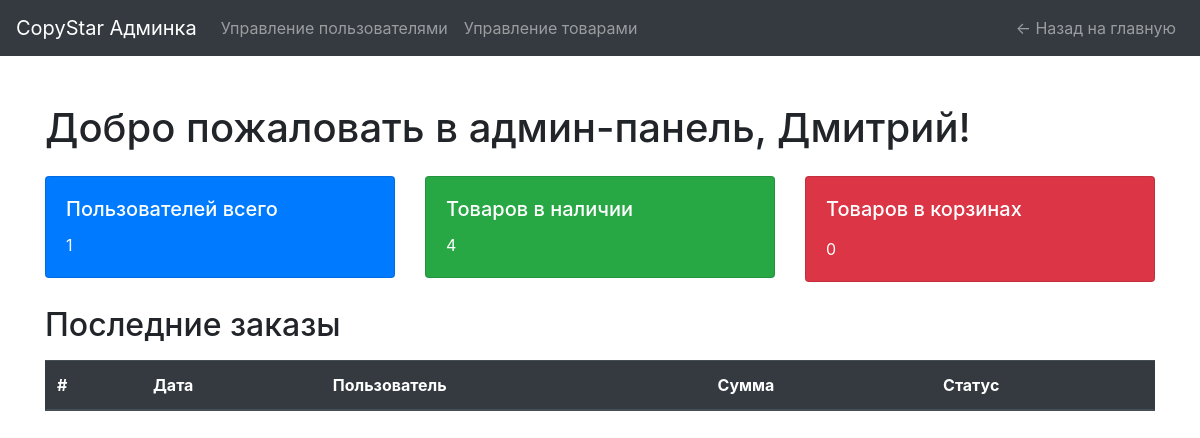
The page /assets/pages/admin.php (signed in) on the database as committed earlier.
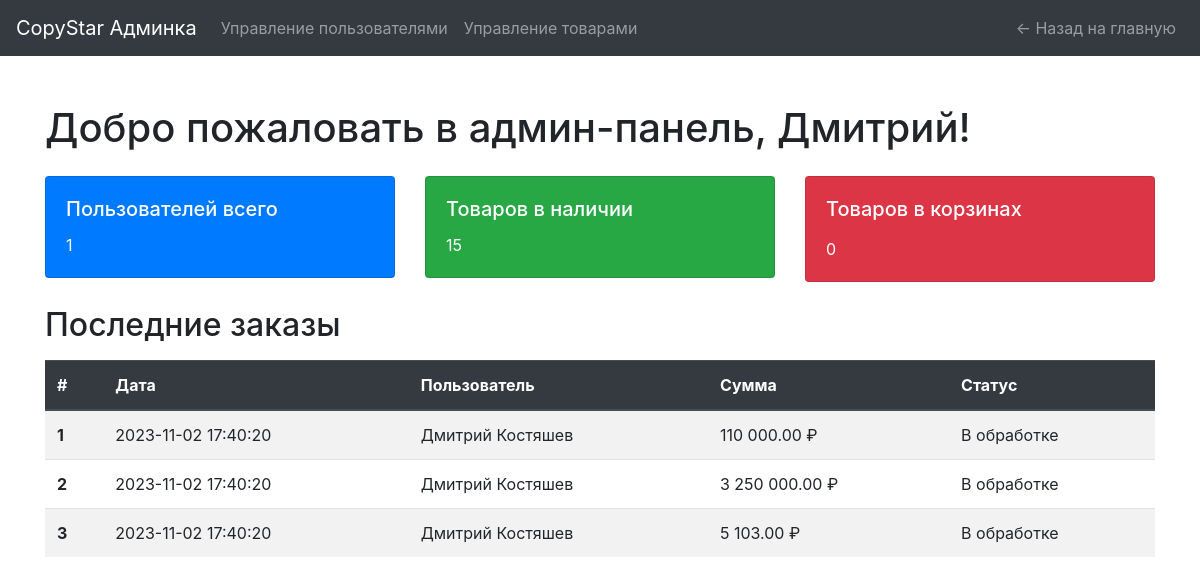
The same page on the database as committed later.
### tables this page shows
CREATE TABLE `orders` (
  `id` int(11) NOT NULL,
  `user_id` int(11) DEFAULT NULL,
  `product_id` int(11) DEFAULT NULL,
  `quantity` int(11) DEFAULT NULL,
  `total_price` decimal(10,2) DEFAULT NULL,
  `order_date` timestamp NULL DEFAULT current_timestamp()
);

### assets/pages/admin.php (the view, shortened to what the changed rows need)
<?php
include '../../assets/pages/db_connect.php';
$result = $conn->query("SELECT COUNT(*) as total_products FROM products");
$total_products = $result->fetch_object()->total_products;
$recent_orders = $conn->query("
    SELECT o.id, o.order_date, CONCAT(u.name, ' ', u.surname) AS user_name,
    SUM(p.price * o.quantity) AS total_price
    FROM orders o
    JOIN users u ON o.user_id = u.id
    JOIN products p ON o.product_id = p.id
    GROUP BY o.id
    ORDER BY o.order_date DESC
    LIMIT 500
");
?>
<!DOCTYPE html>
<html lang="ru">
<head>
    <link rel="stylesheet" href="https://stackpath.bootstrapcdn.com/bootstrap/4.5.2/css/bootstrap.min.css">
</head>
<body>
    <div class="container mt-5">
        <div class="row">
            <div class="col-12">
                <div class="mb-4">
                    <h1>Добро пожаловать в админ-панель,
                        <?php echo htmlspecialchars($_SESSION['name']); ?>!
                    </h1>
                </div>
            </div>
        </div>
        <div class="row">
            <div class="col-lg-4 col-md-6 mb-4">
                <div class="card text-white bg-success">
                    <div class="card-body">
                        <h5 class="card-title">Товаров в наличии</h5>
                        <p class="card-text">
                            <?php echo $total_products; ?>
                        </p>
                    </div>
                </div>
            </div>
        </div>
        <div class="row">
            <div class="col-12">
                <h2 class="mb-3">Последние заказы</h2>
                <table class="table table-striped">
                    <thead class="thead-dark">
                        <tr>
                            <th scope="col">#</th>
                            <th scope="col">Дата</th>
                            <th scope="col">Пользователь</th>
                            <th scope="col">Сумма</th>
                            <th scope="col">Статус</th>
                        </tr>
                    </thead>
                    <tbody>
                        <?php
                        $order_number = 1;
                        while ($order = $recent_orders->fetch_assoc()):
                            ?>
                            <tr>
                                <th scope="row">
                                    <?php echo $order_number; ?>
                                </th>
                                <td>
                                    <?php echo $order['order_date']; ?>
                                </td>
                                <td>
                                    <?php echo $order['user_name']; ?>
                                </td>
                                <td>
                                    <?php echo number_format($order['total_price'], 2, '.', ' '); ?> ₽
                                </td>
                                <td>В обработке</td>
                            </tr>
                            <?php
                            $order_number++;
                        endwhile;
                        ?>
                    </tbody>
                </table>
            </div>
        </div>
</body>
</html>

Rows that differ between the two databases and show on the page:
added orders: order_date "2023-11-02 17:40:20", user_name "Дмитрий Костяшев", total_price "110 000.00"
added orders: order_date "2023-11-02 17:40:20", user_name "Дмитрий Костяшев", total_price "3 250 000.00"
added orders: order_date "2023-11-02 17:40:20", user_name "Дмитрий Костяшев", total_price "5 103.00"
Other text that changed with them:
$total_products: "4" → "15"
